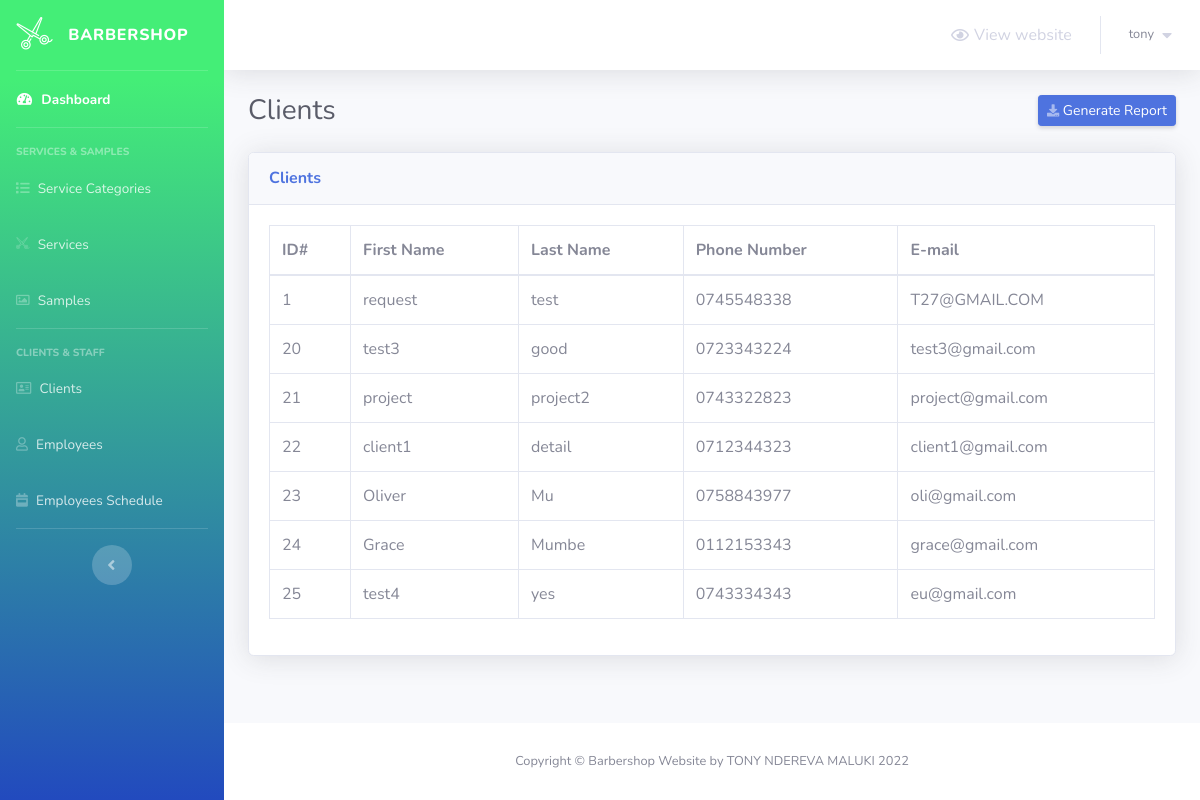
Before: /admin/clients.php (signed in) with the older database file.
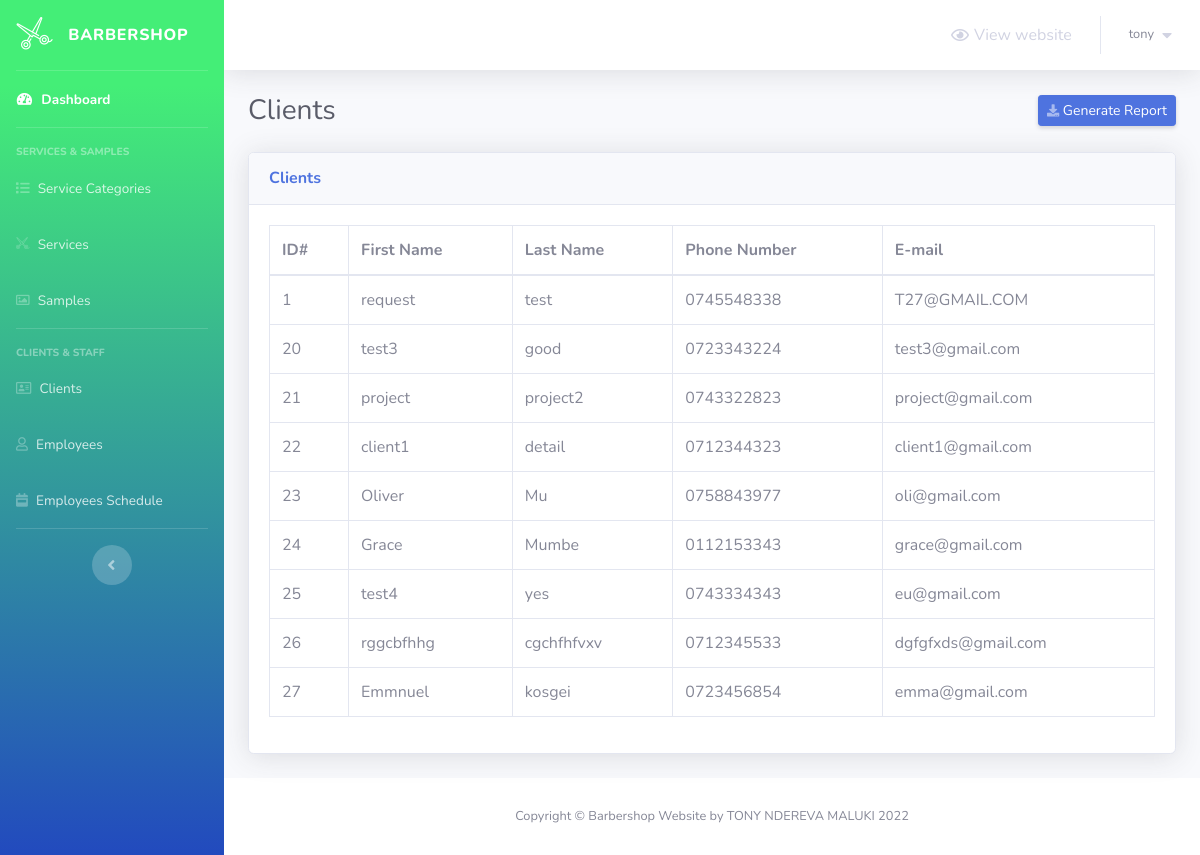
After: the same page with the newer database file.
### tables this page shows
CREATE TABLE `clients` (
  `client_id` int(5) NOT NULL,
  `first_name` varchar(30) NOT NULL,
  `last_name` varchar(30) NOT NULL,
  `phone_number` varchar(30) NOT NULL,
  `client_email` varchar(50) NOT NULL
);

### admin/clients.php (the view, shortened to what this page needs)
<?php
    include 'connect.php';
    include 'Includes/templates/header.php';
    if(isset($_SESSION['username_barbershop_Xw211qAAsq4']) && isset($_SESSION['password_barbershop_Xw211qAAsq4']))
    {
?>
        <div class="container-fluid">
            <div class="d-sm-flex align-items-center justify-content-between mb-4">
                <h1 class="h3 mb-0 text-gray-800">Clients</h1>
                <a href="#" class="d-none d-sm-inline-block btn btn-sm btn-primary shadow-sm">
                    <i class="fas fa-download fa-sm text-white-50"></i>
                    Generate Report
                </a>
            </div>
            <?php
                $stmt = $con->prepare("SELECT * FROM clients");
                $stmt->execute();
                $rows_clients = $stmt->fetchAll();
            ?>
            <div class="card shadow mb-4">
                <div class="card-header py-3">
                    <h6 class="m-0 font-weight-bold text-primary">Clients</h6>
                </div>
                <div class="card-body">
                    <div class="table-responsive">
                        <table class="table table-bordered">
                            <thead>
                                <tr>
                                    <th scope="col">ID#</th>
                                    <th scope="col">First Name</th>
                                    <th scope="col">Last Name</th>
                                    <th scope="col">Phone Number</th>
                                    <th scope="col">E-mail</th>
                                </tr>
                            </thead>
                            <tbody>
                                <?php
                                    foreach($rows_clients as $client)
                                    {
                                        echo "<tr>";
                                            echo "<td>";
                                                echo $client['client_id'];
                                            echo "</td>";
                                            echo "<td>";
                                                echo $client['first_name'];
                                            echo "</td>";
                                            echo "<td>";
                                                echo $client['last_name'];
                                            echo "</td>";
                                            echo "<td>";
                                                echo $client['phone_number'];
                                            echo "</td>";
                                            echo "<td>";
                                                echo $client['client_email'];
                                            echo "</td>";
                                        echo "</tr>";
                                    }
                                ?>
                            </tbody>
                        </table>
                    </div>
                </div>
            </div>
        </div>
<?php
        include 'Includes/templates/footer.php';
    }
    else
    {
        header('Location: login.php');
        exit();
    }
?>

Changed rows visible on the page:
added clients: client_id "26", first_name "rggcbfhhg", last_name "cgchfhfvxv", phone_number "0712345533", client_email "dgfgfxds@gmail.com"
added clients: client_id "27", first_name "Emmnuel", last_name "kosgei", phone_number "0723456854", client_email "emma@gmail.com"
